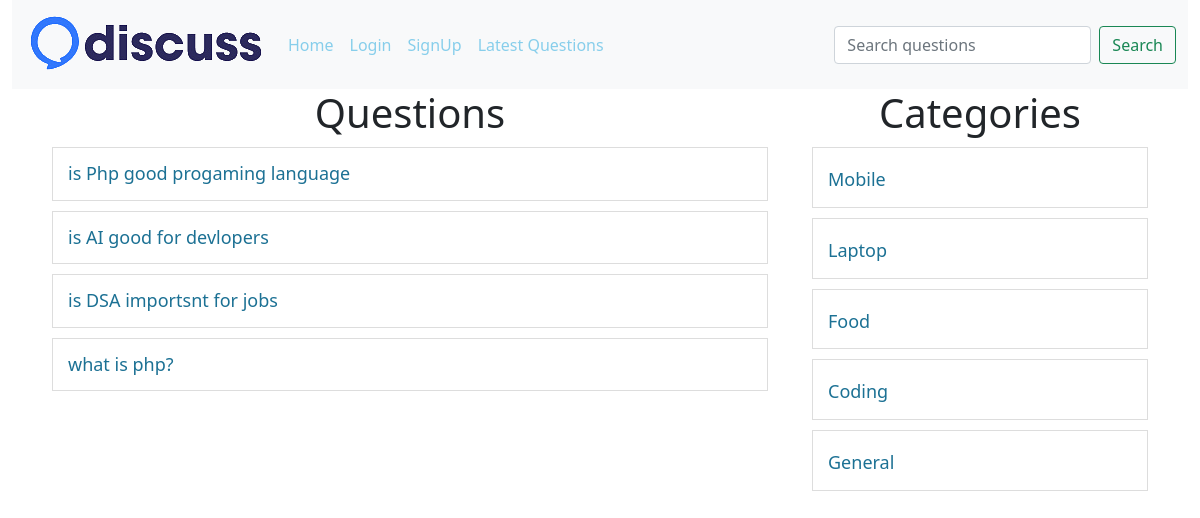
Screenshot of /?c-id=4 with the database file from the repository.
### tables this page shows
CREATE TABLE `questions` (
  `id` int(30) NOT NULL,
  `title` varchar(100) NOT NULL,
  `description` varchar(300) NOT NULL,
  `category_id` int(10) NOT NULL,
  `user_id` varchar(10) NOT NULL
);

CREATE TABLE `category` (
  `id` int(30) NOT NULL,
  `name` varchar(100) NOT NULL
);

### client/categorylist.php (the view)
<div>
    <h1 class="heading">Categories</h1>
    <?php
    include('./common/db.php');
    $query = "select * from category";
    $result = $conn->query($query);
    foreach ($result as $row) {
        $name = ucfirst($row['name']);
        $id = $row['id'];
        echo "<div class='row question-list'>
    <h4><a href='?c-id=$id'>$name</a></h4>
    </div>";
    }
    ?>
</div>

### client/questions.php (shortened to what this page needs)
<div class="container">
    <div class="row">
        <div class="col-8">
            <h1 class="heading">Questions</h1>
            <?php
            include("./common/db.php");
            if (isset($_GET["c-id"])) {
                $query = "select * from questions where category_id=$cid";
            } else if (isset($_GET["u-id"])) {
                $query = "select * from questions where user_id=$uid";
            } else if (isset($_GET["latest"])) {
                $query = "select * from questions order by id desc";
            } else if (isset($_GET["search"])) {
                $query = "select * from questions where `title` LIKE '%$search%' ";
            } else {
                $query = "select * from questions";
            }
            $result = $conn->query($query);
            foreach ($result as $row) {
                $title = $row["title"];
                $id = $row['id'];
                echo "<div class='row question-list'>
                <h4 class='my-question'><a href='?q-id=$id'>$title</a>";
                echo "</h4></div>";
            }
            ?>
        </div>
        <div class="col-4">
            <?php include('categorylist.php'); ?>
        </div>
    </div>
</div>

### public/style.css (style rules this page uses)
a { color: skyblue !important; }
.heading { text-align: center; }
.question-list { border: 1px solid #ddd; padding: 15px; margin: 10px; }
.question-list a { text-decoration: none; }
.question-list h4 { margin: 0; padding: 0; }
.question-list a, .question-title { font-size: 18px; text-decoration: none; color: #1c7194 !important; }
.my-question { display: flex; justify-content: space-between; }

### rows the page displays
questions: title "is Php good progaming language"
questions: title "is AI good for devlopers"
questions: title "is DSA importsnt for jobs"
questions: title "what is php?"
category: name "Mobile"
category: name "Laptop"
category: name "Food"
category: name "Coding"
category: name "General"
